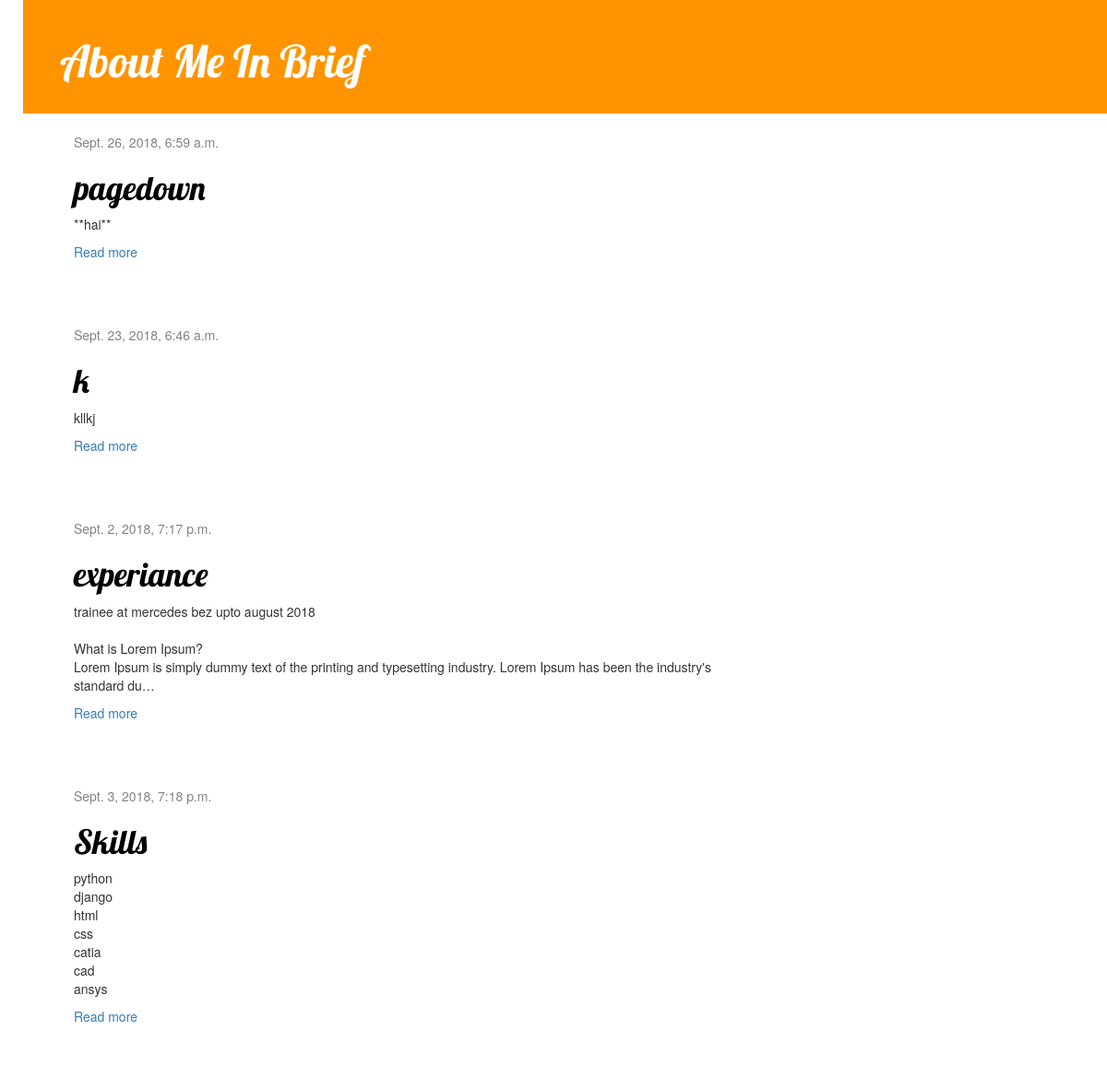
Screenshot of /blog/ with the database file from the repository.
### blog/models.py (models this page shows, shortened)
class Post(models.Model):
    author = models.ForeignKey('auth.User', on_delete=models.CASCADE)
    title = models.CharField(max_length=200)
    text = models.TextField()
    created_date = models.DateTimeField(
            default=timezone.now)
    published_date = models.DateTimeField(
            blank=True, null=True)

### blog/views.py (the view)
# urls.py: path('', views.post_list, name='post_list'),
def post_list(request):
    posts = Post.objects.filter(published_date__lte=timezone.now()).order_by('-pk')
    return render(request, 'blog/post_list.html', {'posts': posts})

### blog/templates/blog/post_list.html
{% extends 'blog/base.html' %}
{% block content %}
    {% for post in posts %}
        <div class="post">
            <div class="date">
                {{ post.published_date }}
            </div>
            <h1><a href="">{{ post.title }}</a></h1>
            <p>{{ post.text|linebreaksbr|truncatechars:200 }}</p>
            <a href="{% url 'post_detail' post.pk %}">Read more</a>
        </div>
    {% endfor %}
{% endblock %}

### blog/templates/blog/base.html (shortened to what this page needs)
{% load static %}
<html>
    <head>
    <link href="{% static 'css/bootstrap.min.css' %}" rel="stylesheet">
    <link rel="stylesheet" href="https://maxcdn.bootstrapcdn.com/bootstrap/4.1.3/css/bootstrap.min.css">
        <link rel="stylesheet" href="//maxcdn.bootstrapcdn.com/bootstrap/3.2.0/css/bootstrap.min.css">
        <link rel="stylesheet" href="//maxcdn.bootstrapcdn.com/bootstrap/3.2.0/css/bootstrap-theme.min.css">
        <link rel="stylesheet" href="{% static 'css/blog.css' %}">
    </head>
    <body>
          <div class="page-header">
               <h1><a href="/">About Me In Brief</a></h1>
           </div>
           <div class="content container">
               <div class="row">
                   <div class="col-md-8">
                   {% block content %}
                   {% endblock %}
                   </div>
               </div>
           </div>
       </body>
    </body>

### blog/static/css/blog.css (style rules this page uses)
h1 a { color: #FCA205; font-family: 'Lobster'; }
body { padding-left: 25px; }
.page-header { background-color: #ff9400; margin-top: 0; padding: 20px 20px 20px 40px; }
.page-header h1, .page-header h1 a, .page-header h1 a:visited, .page-header h1 a:active { color: #ffffff; font-size: 36pt; text-decoration: none; }
.content { margin-left: 40px; }
h1, h2, h3, h4 { font-family: 'Lobster', cursive; }
.date { color: #828282; }
.post { margin-bottom: 70px; }
.post h1 a, .post h1 a:visited { color: #000000; }

### rows the page displays
Post: published_date "Sept. 26, 2018, 6:59 a.m.", title "pagedown", text "**hai**"
Post: published_date "Sept. 23, 2018, 6:46 a.m.", title "k", text "kllkj"
Post: published_date "Sept. 2, 2018, 7:17 p.m.", title "experiance", text "trainee at mercedes bez upto august 2018 What is Lorem Ipsum? Lorem Ipsum is simply dummy text of the printing and typesetting industry. Lorem Ipsum has been the industry's standard du…"
Post: published_date "Sept. 3, 2018, 7:18 p.m.", title "Skills", text "python django html css catia cad ansys"
